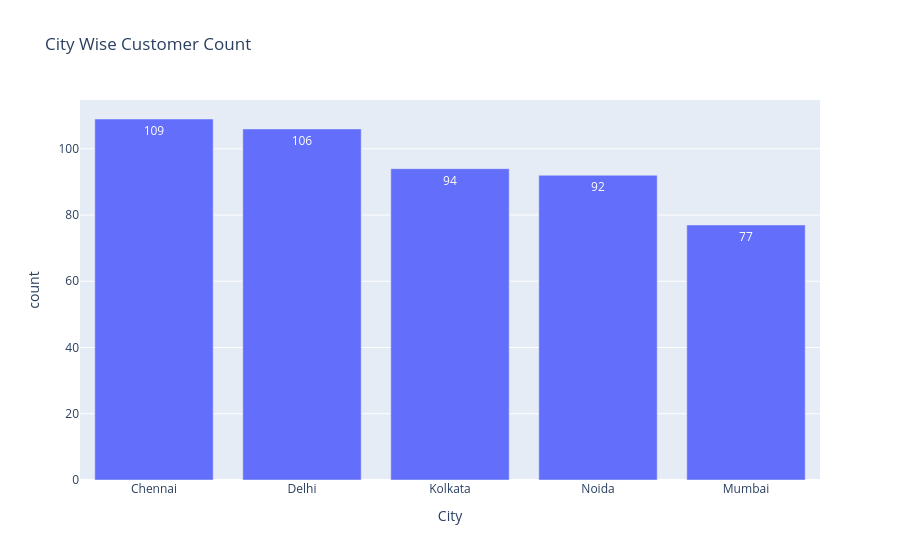

The code cell stored with this chart in its notebook:
### Code cell
px.bar(data_frame=z2,x='City',y='count',text='count',title='City Wise Customer Count')

### Figure 1 — Plotly figure (JSON) as saved in the notebook; plotly's stock layout.template omitted (floating-point values rounded to 4 significant figures)
{"data": [{"hovertemplate": "City=%{x}<br>count=%{text}<extra></extra>", "legendgroup": "", "marker": {"color": "#636efa", "pattern": {"shape": ""}}, "name": "", "orientation": "v", "showlegend": false, "text": [109.0, 106.0, 94.0, 92.0, 77.0], "textposition": "auto", "type": "bar", "x": ["Chennai", "Delhi", "Kolkata", "Noida", "Mumbai"], "xaxis": "x", "y": [109, 106, 94, 92, 77], "yaxis": "y"}], "layout": {"barmode": "relative", "legend": {"tracegroupgap": 0}, "title": {"text": "City Wise Customer Count"}, "xaxis": {"anchor": "y", "domain": [0, 1], "title": {"text": "City"}}, "yaxis": {"anchor": "x", "domain": [0, 1], "title": {"text": "count"}}}}
